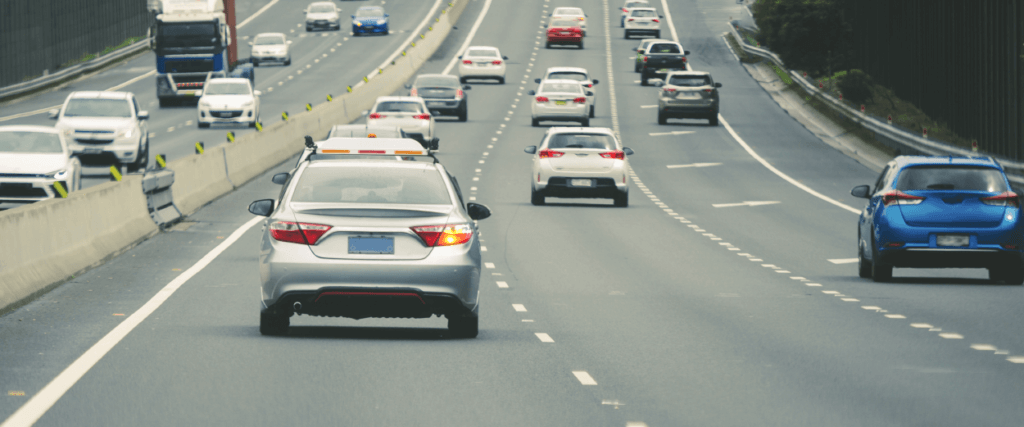
#> input picture car_image.jpg, 1024 x 427 px
$ python car_tracking_image.py
#> lines starting #> are read from the running program, lines starting #| are printed output that depends on the picture; after the words box and inside, x2 and y2 are one past the last pixel; in counts of white or black regions, pixels touching at a corner belong together
import cv2
img_file='car_image.jpg'
car_classifier_file = 'car_detector.xml'
car_tracker = cv2.CascadeClassifier(car_classifier_file)
img = cv2.imread(img_file)
#> img is the input picture: shape (427, 1024, 3); mean B, G, R 135.8, 142.3, 135.1
b_n_w =cv2.cvtColor(img,cv2.COLOR_BGR2GRAY)
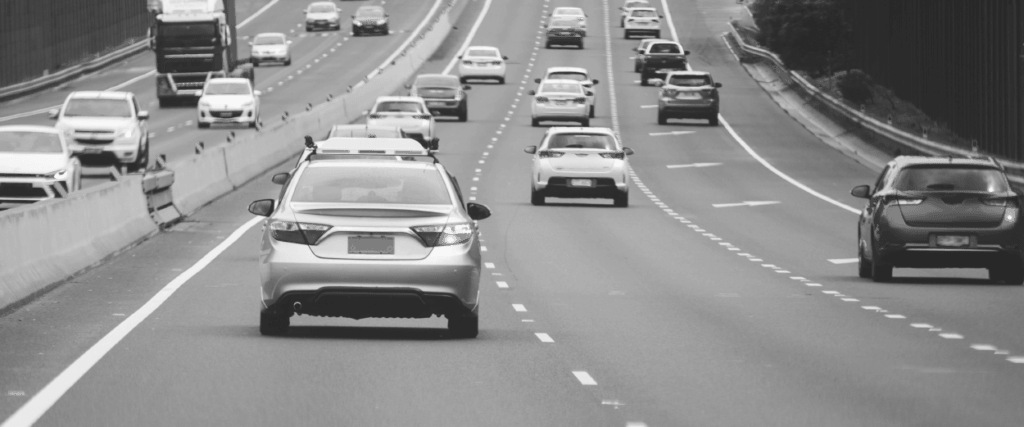
#> b_n_w: shape (427, 1024); min 40, max 248, mean 139.4
cars = car_tracker.detectMultiScale(b_n_w)
#> cars = [[25, 92, 43, 43], [150, 65, 60, 60], [348, 1, 49, 49], [417, 71, 65, 65], [533, 3, 66, 66], [448, 31, 76, 76], [235, 14, 72, 72], [631, 48, 111, 111], [497, 95, 158, 158], [508, 44, 114, 114], [16, 61, 158, 158], [228, 110, 306, 306]]
print(cars)
#| [[ 25  92  43  43]
#|  [150  65  60  60]
#|  [348   1  49  49]
#|  [417  71  65  65]
#|  [533   3  66  66]
#|  [448  31  76  76]
#|  [235  14  72  72]
#|  [631  48 111 111]
#|  [497  95 158 158]
#|  [508  44 114 114]
#|  [ 16  61 158 158]
#|  [228 110 306 306]]
for (x, y, w, h) in cars:
    cv2.rectangle(img, (x, y), (x+w,y+h), (0, 0, 255), 2)
#> this loop made 12 passes
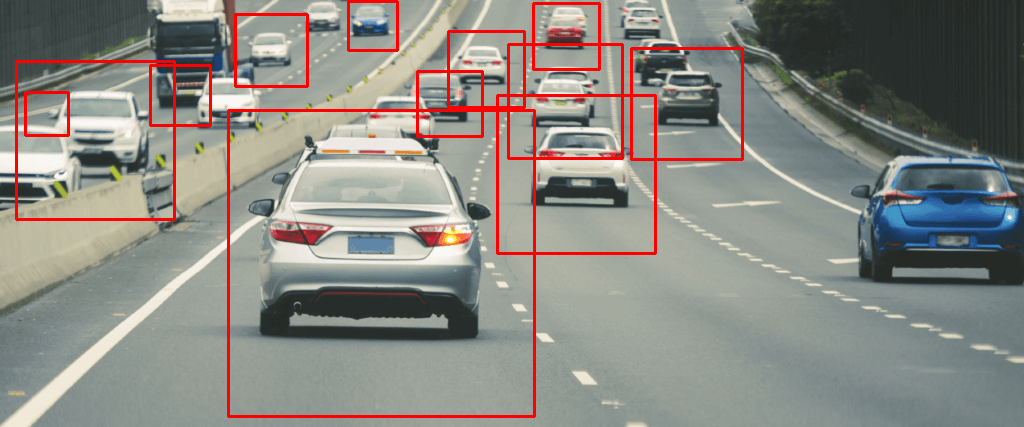
#> img: shape (427, 1024, 3); 3.46% of pixels changed, all inside (x1, y1, x2, y2) = (15, 0, 744, 418)
cv2.imshow('Car Detection Result', img)
cv2.waitKey()
